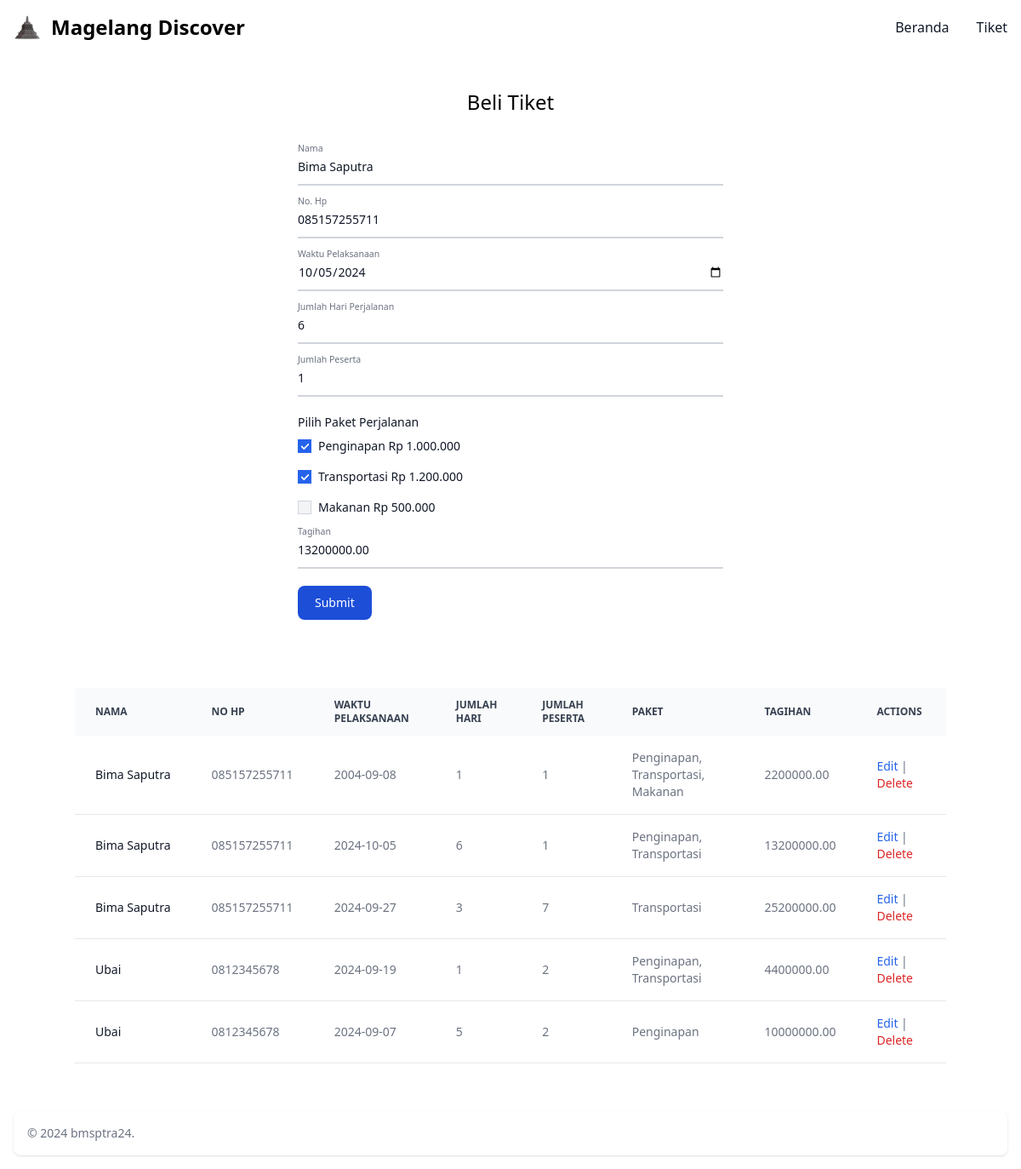
Screenshot of /ticket.php?id=6 with the database file from the repository.
### tables this page shows
CREATE TABLE `pesanan` (
  `id` int(11) NOT NULL,
  `nama` varchar(255) NOT NULL,
  `no_hp` varchar(20) NOT NULL,
  `waktu_pelaksanaan` date NOT NULL,
  `jumlah_hari` int(11) NOT NULL,
  `jumlah_peserta` int(11) NOT NULL,
  `paket` varchar(255) NOT NULL,
  `tagihan` decimal(15,2) NOT NULL,
  `created_at` timestamp NOT NULL DEFAULT current_timestamp()
);

### components/table.php (the view, shortened to what this page needs)
<?php
include 'db_connection.php';
$sql = "SELECT * FROM pesanan";
$result = $conn->query($sql);
$paketMapping = [
    '1000000' => 'Penginapan',
    '1200000' => 'Transportasi',
    '500000' => 'Makanan'
];
?>
<div class="max-w-[80%] md:max-w-screen-xl overflow-x-auto mt-10">
    <table class="min-w-full text-sm text-left text-gray-500 dark:text-gray-400">
        <thead class="text-xs text-gray-700 uppercase bg-gray-50 dark:bg-gray-700 dark:text-gray-400">
            <tr>
                <th scope="col" class="px-6 py-3">Nama</th>
                <th scope="col" class="px-6 py-3">No HP</th>
                <th scope="col" class="px-6 py-3">Waktu Pelaksanaan</th>
                <th scope="col" class="px-6 py-3">Jumlah Hari</th>
                <th scope="col" class="px-6 py-3">Jumlah Peserta</th>
                <th scope="col" class="px-6 py-3">Paket</th>
                <th scope="col" class="px-6 py-3">Tagihan</th>
                <th scope="col" class="px-6 py-3">Actions</th>
            </tr>
        </thead>
        <tbody>
            <?php
            if ($result->num_rows > 0) {
                while ($row = $result->fetch_assoc()) {
                    echo "<tr class='bg-white border-b dark:bg-gray-800 dark:border-gray-700'>";
                    echo "<td class='px-6 py-4 font-medium text-gray-900 whitespace-nowrap dark:text-white'>" . $row['nama'] . "</td>";
                    echo "<td class='px-6 py-4'>" . $row['no_hp'] . "</td>";
                    echo "<td class='px-6 py-4'>" . $row['waktu_pelaksanaan'] . "</td>";
                    echo "<td class='px-6 py-4'>" . $row['jumlah_hari'] . "</td>";
                    echo "<td class='px-6 py-4'>" . $row['jumlah_peserta'] . "</td>";
                    $paketList = explode(", ", $row['paket']);
                    $paketNama = [];
                    foreach ($paketList as $hargaPaket) {
                        if (isset($paketMapping[$hargaPaket])) {
                            $paketNama[] = $paketMapping[$hargaPaket];
                        }
                    }
                    echo "<td class='px-6 py-4'>" . implode(", ", $paketNama) . "</td>";
                    echo "<td class='px-6 py-4'>" . $row['tagihan'] . "</td>";
                    echo "<td class='px-6 py-4'>";
                    echo "<a href='ticket.php?id=" . $row['id'] . "' class='text-blue-600 hover:underline'>Edit</a> | ";
                    echo "<a href='delete.php?id=" . $row['id'] . "' class='text-red-600 hover:underline' onclick='return confirmDelete()'>Delete</a>";
                    echo "</td>";
                    echo "</tr>";
                }
            } else {
                echo "<tr><td colspan='8' class='text-center py-4'>No data found</td></tr>";
            }
            ?>
        </tbody>
    </table>
</div>

### components/form.php (shortened to what this page needs)
<?php
include 'db_connection.php';
$nama = "";
$no_hp = "";
$waktu_pelaksanaan = "";
$jumlah_hari = "";
$jumlah_peserta = "";
$paket = [];
$tagihan = "";
if (isset($_GET['id'])) {
    $id = $_GET['id'];
    $sql = "SELECT * FROM pesanan WHERE id = $id";
    $result = $conn->query($sql);
    if ($result->num_rows > 0) {
        $row = $result->fetch_assoc();
        $nama = $row['nama'];
        $no_hp = $row['no_hp'];
        $waktu_pelaksanaan = $row['waktu_pelaksanaan'];
        $jumlah_hari = $row['jumlah_hari'];
        $jumlah_peserta = $row['jumlah_peserta'];
        $paket = explode(", ", $row['paket']);
        $tagihan = $row['tagihan'];
    } else {
        echo "Data tidak ditemukan!";
        exit();
    }
}
?>
<form class="max-w-full w-[80%] md:w-[500px] mx-auto" method="POST" action="submit_form.php">
    <div class="relative z-0 w-full mb-5 group">
        <input value="<?php echo $nama; ?>" type="text" name="nama" id="nama" class="block py-2.5 px-0 w-full text-sm text-gray-900 bg-transparent border-0 border-b-2 border-gray-300 appearance-none dark:text-white dark:border-gray-600 dark:focus:border-blue-500 focus:outline-none focus:ring-0 focus:border-blue-600 peer" placeholder=" " required />
        <label for="nama" class="peer-focus:font-medium absolute text-sm text-gray-500 dark:text-gray-400 duration-300 transform -translate-y-6 scale-75 top-3 -z-10 origin-[0] peer-focus:start-0 peer-focus:text-blue-600 peer-focus:dark:text-blue-500 peer-placeholder-shown:scale-100 peer-placeholder-shown:translate-y-0 peer-focus:scale-75 peer-focus:-translate-y-6">Nama</label>
    </div>
    <div class="relative z-0 w-full mb-5 group">
        <input value="<?php echo $no_hp; ?>" type="text" name="no_hp" id="no_hp" class="block py-2.5 px-0 w-full text-sm text-gray-900 bg-transparent border-0 border-b-2 border-gray-300 appearance-none dark:text-white dark:border-gray-600 dark:focus:border-blue-500 focus:outline-none focus:ring-0 focus:border-blue-600 peer" placeholder=" " required />
        <label for="no_hp" class="peer-focus:font-medium absolute text-sm text-gray-500 dark:text-gray-400 duration-300 transform -translate-y-6 scale-75 top-3 -z-10 origin-[0] peer-focus:start-0 peer-focus:text-blue-600 peer-focus:dark:text-blue-500 peer-placeholder-shown:scale-100 peer-placeholder-shown:translate-y-0 peer-focus:scale-75 peer-focus:-translate-y-6">No. Hp</label>
    </div>
    <div class="relative z-0 w-full mb-5 group">
        <input value="<?php echo $waktu_pelaksanaan; ?>" type="date" name="waktu_pelaksanaan" id="waktu_pelaksanaan" class="block py-2.5 px-0 w-full text-sm text-gray-900 bg-transparent border-0 border-b-2 border-gray-300 appearance-none dark:text-white dark:border-gray-600 dark:focus:border-blue-500 focus:outline-none focus:ring-0 focus:border-blue-600 peer" placeholder=" " required />
        <label for="waktu_pelaksanaan" class="peer-focus:font-medium absolute text-sm text-gray-500 dark:text-gray-400 duration-300 transform -translate-y-6 scale-75 top-3 -z-10 origin-[0] peer-focus:start-0 peer-focus:text-blue-600 peer-focus:dark:text-blue-500 peer-placeholder-shown:scale-100 peer-placeholder-shown:translate-y-0 peer-focus:scale-75 peer-focus:-translate-y-6">Waktu Pelaksanaan</label>
    </div>
    <div class="relative z-0 w-full mb-5 group">
        <input value="<?php echo $jumlah_hari; ?>" type="number" name="jumlah_hari" id="jumlah_hari" class="block py-2.5 px-0 w-full text-sm text-gray-900 bg-transparent border-0 border-b-2 border-gray-300 appearance-none dark:text-white dark:border-gray-600 dark:focus:border-blue-500 focus:outline-none focus:ring-0 focus:border-blue-600 peer" placeholder=" " required oninput="calculateTagihan()" />
        <label for="jumlah_hari" class="peer-focus:font-medium absolute text-sm text-gray-500 dark:text-gray-400 duration-300 transform -translate-y-6 scale-75 top-3 -z-10 origin-[0] peer-focus:start-0 peer-focus:text-blue-600 peer-focus:dark:text-blue-500 peer-placeholder-shown:scale-100 peer-placeholder-shown:translate-y-0 peer-focus:scale-75 peer-focus:-translate-y-6">Jumlah Hari Perjalanan</label>
    </div>
    <div class="relative z-0 w-full mb-5 group">
        <input value="<?php echo $jumlah_peserta; ?>" type="number" name="jumlah_peserta" id="jumlah_peserta" class="block py-2.5 px-0 w-full text-sm text-gray-900 bg-transparent border-0 border-b-2 border-gray-300 appearance-none dark:text-white dark:border-gray-600 dark:focus:border-blue-500 focus:outline-none focus:ring-0 focus:border-blue-600 peer" placeholder=" " required oninput="calculateTagihan()" />
        <label for="jumlah_peserta" class="peer-focus:font-medium absolute text-sm text-gray-500 dark:text-gray-400 duration-300 transform -translate-y-6 scale-75 top-3 -z-10 origin-[0] peer-focus:start-0 peer-focus:text-blue-600 peer-focus:dark:text-blue-500 peer-placeholder-shown:scale-100 peer-placeholder-shown:translate-y-0 peer-focus:scale-75 peer-focus:-translate-y-6">Jumlah Peserta</label>
    </div>
    <div class="relative z-0 w-full mb-5 group">
        <label class="block mb-2 text-sm font-medium text-gray-900 dark:text-white">Pilih Paket Perjalanan</label>
        <div class="flex items-center mb-4">
            <input id="penginapan" type="checkbox" name="paket[]" value="1000000" class="w-4 h-4 text-blue-600 bg-gray-100 border-gray-300 focus:ring-blue-500 dark:focus:ring-blue-600 dark:ring-offset-gray-800 focus:ring-2 dark:bg-gray-700 dark:border-gray-600" onchange="calculateTagihan()"
                <?php if (in_array('1000000', $paket)) echo "checked"; ?>>
            <label for="penginapan" class="ml-2 text-sm font-medium text-gray-900 dark:text-gray-300">Penginapan Rp 1.000.000</label>
        </div>
        <div class="flex items-center mb-4">
            <input id="transportasi" type="checkbox" name="paket[]" value="1200000" class="w-4 h-4 text-blue-600 bg-gray-100 border-gray-300 focus:ring-blue-500 dark:focus:ring-blue-600 dark:ring-offset-gray-800 focus:ring-2 dark:bg-gray-700 dark:border-gray-600" onchange="calculateTagihan()"
                <?php if (in_array('1200000', $paket)) echo "checked"; ?>>
            <label for="transportasi" class="ml-2 text-sm font-medium text-gray-900 dark:text-gray-300">Transportasi Rp 1.200.000</label>
        </div>
        <div class="flex items-center mb-4">
            <input id="makanan" type="checkbox" name="paket[]" value="500000" class="w-4 h-4 text-blue-600 bg-gray-100 border-gray-300 focus:ring-blue-500 dark:focus:ring-blue-600 dark:ring-offset-gray-800 focus:ring-2 dark:bg-gray-700 dark:border-gray-600" onchange="calculateTagihan()"
                <?php if (in_array('500000', $paket)) echo "checked"; ?>>
            <label for="makanan" class="ml-2 text-sm font-medium text-gray-900 dark:text-gray-300">Makanan Rp 500.000</label>
        </div>
    </div>
    <div class="relative z-0 w-full mb-5 group">
        <input value="<?php echo $tagihan; ?>" type="text" name="tagihan" id="tagihan" class="block py-2.5 px-0 w-full text-sm text-gray-900 bg-transparent border-0 border-b-2 border-gray-300 appearance-none dark:text-white dark:border-gray-600 dark:focus:border-blue-500 focus:outline-none focus:ring-0 focus:border-blue-600 peer" placeholder=" " readonly required />
        <label for="tagihan" class="peer-focus:font-medium absolute text-sm text-gray-500 dark:text-gray-400 duration-300 transform -translate-y-6 scale-75 top-3 -z-10 origin-[0] peer-focus:start-0 peer-focus:text-blue-600 peer-focus:dark:text-blue-500 peer-placeholder-shown:scale-100 peer-placeholder-shown:translate-y-0 peer-focus:scale-75 peer-focus:-translate-y-6">Tagihan</label>
    </div>
    <button type="submit" class="text-white bg-blue-700 hover:bg-blue-800 focus:ring-4 focus:outline-none focus:ring-blue-300 font-medium rounded-lg text-sm w-full sm:w-auto px-5 py-2.5 text-center dark:bg-blue-600 dark:hover:bg-blue-700 dark:focus:ring-blue-800">Submit</button>
</form>

### rows the page displays
pesanan: nama "Bima Saputra", no_hp "085157255711", waktu_pelaksanaan "10/05/2024", jumlah_hari "6", jumlah_peserta "1", paket "☑", tagihan "13200000.00", waktu_pelaksanaan "2024-10-05", paketNama "Penginapan, Transportasi"
pesanan: nama "Bima Saputra", no_hp "085157255711", waktu_pelaksanaan "2004-09-08", jumlah_hari "1", jumlah_peserta "1", paketNama "Penginapan, Transportasi, Makanan", tagihan "2200000.00"
pesanan: nama "Bima Saputra", no_hp "085157255711", waktu_pelaksanaan "2024-09-27", jumlah_hari "3", jumlah_peserta "7", paketNama "Transportasi", tagihan "25200000.00"
pesanan: nama "Ubai", no_hp "0812345678", waktu_pelaksanaan "2024-09-19", jumlah_hari "1", jumlah_peserta "2", paketNama "Penginapan, Transportasi", tagihan "4400000.00"
pesanan: nama "Ubai", no_hp "0812345678", waktu_pelaksanaan "2024-09-07", jumlah_hari "5", jumlah_peserta "2", paketNama "Penginapan", tagihan "10000000.00"
